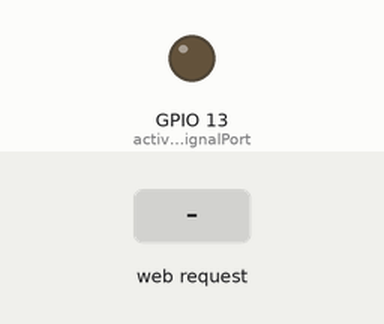
This sketch was run on a simulated ESP32. On the bench: output pins drawn as LEDs (lit = HIGH). The test bench sets the inputs (shaded band). WiFi joins after 1.5 s; servers stay silent unless stated.

Above: at 1.2 s.
1.3 s: HTTP request GET /on received
At 2.1 s:
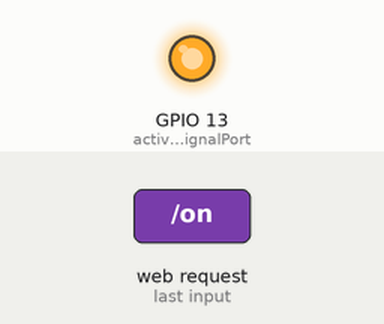
2.8 s: HTTP request GET /off received
At 3.2 s:
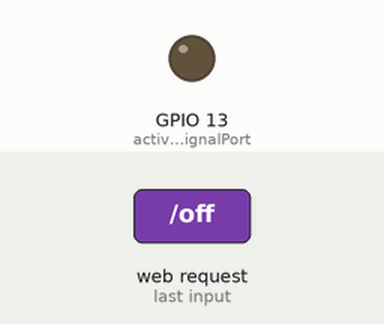
Timing chart, 0 to 5.8 s (numbered marks = the images above; inputs shaded):
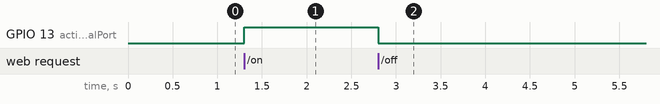

The sketch:

WindowHiderWeb.ino
```cpp
#include <WebServer.h>
WebServer server(80);

const String wifiName = "WindowHider";
const String wifiPassword = "PASSWORD";
const int ActivateTimeout = 5000;
int activeStateSignalPort = 13;
int deactiveStateSignalPort = 12;
bool isActive = false;
uint32_t lastActivateTime;

void setup()
{
  pinMode(activeStateSignalPort, OUTPUT);
  StartServer();
}

void StartServer(){
  WiFi.softAP(wifiName, wifiPassword);
  //IPAddress myIP = WiFi.softAPIP();
  //WiFi.begin("Xiaomi_1EC2", "1q2w3e4r5t6y");

  server.on("/", ShowWebServer);

  server.on("/off", []()
  {
    isActive = false;
    digitalWrite(activeStateSignalPort, LOW);
    ShowWebServer();
  });

  server.on("/on", []()
  {
    isActive = true;
    digitalWrite(activeStateSignalPort, HIGH);
    ShowWebServer();
  });

  server.begin();
}

void loop()
{
  server.handleClient();
}

void ShowWebServer()
{
  String html = R"=====(
<!DOCTYPE html>
  <html>
  <head style="background-color: #cccccc; Color: blue;">
  <style>
  body {
    background: #f0d5d1;
    text-align: center;
    font-size: 32px;
  }

  p {
    font-size: 64px;
  }

  button {
    font-size: 64px;
  }
  </style>
  </head>

  <body>
        <h1>Web page for motion sensor control</h1>
  <hr size="#">

  <p>Sensor status:</p>
  )=====";

  if(isActive == true)
  {
    html += "<p>Active</p>";
  }
  else
  {
    html += "<p>Deactive</p>";
  }

  html += R"=====(

  <a href=\on><button>Sensor on</button></a>
  <a href=\off><button>Sensor off</button></a>

  </body>
  </html>
  )=====";

  server.send(200, "text/html", html);
}
```

Measured:
- after the input at 1.3 s, GPIO 13 (activeStateSignalPort): LOW → HIGH at once
- after the input at 2.8 s, GPIO 13 (activeStateSignalPort): HIGH → LOW at once
